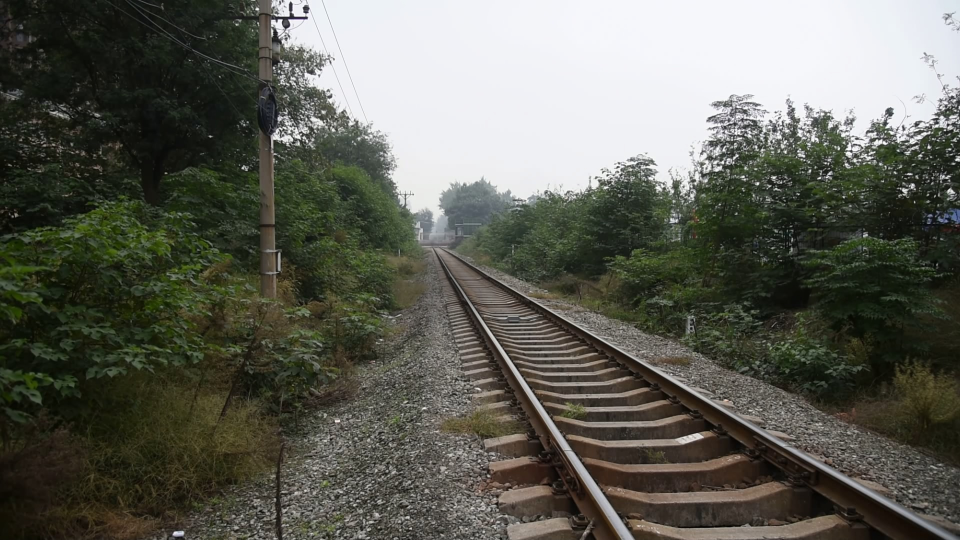
#> input picture background_image.jpg, 1920 x 1080 px (shown at 1/2 size)
$ python railroadDetection.py   (older library calls are emulated)
#> lines starting #> are read from the running program, lines starting #| are printed output that depends on the picture; after the words box and inside, x2 and y2 are one past the last pixel; in counts of white or black regions, pixels touching at a corner belong together
### line.py
# -*- coding: utf-8 -*-
"""
Created on Tue Oct 10 19:38:04 2017

@author: yang
"""
import numpy as np

# Define a class to receive the characteristics of each line detection
class Line():
    def __init__(self):
        # was the line detected in the last iteration?
        self.detected = False
        # x values of the last n fits of the line
        self.recent_fitted = [np.array([False])]
        #average x values of the fitted line over the last n iterations
        self.bestx = None
        #polynomial coefficients averaged over the last n iterations
        self.best_fit = None
        #polynomial coefficients for the most recent fit
        self.current_fit = [np.array([False])]
        #radius of curvature of the line in some units
        self.radius_of_curvature = None
        #distance in meters of vehicle center from the line
        self.line_base_pos = None
        #difference in fit coefficients between last and new fits
        self.diffs = np.array([0,0,0,0], dtype='float')
        #x values for detected line pixels
        self.allx = None
        #y values for detected line pixels
        self.ally = None

    # [5 lines left out: function check_detected, not called in this run]


    def update(self,fit):
        if fit is not None:
            if self.best_fit is not None:
                self.diffs = abs(fit - self.best_fit)
                if self.check_detected():
                    self.detected =True
                    if len(self.recent_fitted)>10:
                        self.recent_fitted = self.recent_fitted[1:]
                        self.recent_fitted.append(fit)
                    else:
                        self.recent_fitted.append(fit)
                    self.best_fit = np.average(self.recent_fitted, axis=0)
                    self.current_fit = fit
                else:
                    self.detected = False
            else:
                self.best_fit = fit
                self.current_fit = fit
                self.detected=True
                self.recent_fitted.append(fit)


### railroadDetection.py
# 使用多项式拟合来对拟合铁轨边缘，用得到的多项式来绘制铁轨区域
# 可以绘制弯曲铁轨，根据弯曲程度来决定拟合的多项式的次数

import cv2
import numpy as np
import os
from PIL import Image
import time
import line


# get all image in the given directory persume that this directory only contain image files
# 用于读取文件夹中所有图片
# [5 lines left out: function get_images_by_dir, not called in this run]


def abs_sobel_thresh(img, orient='x', thresh_min=0, thresh_max=255):
    # Convert to grayscale
    gray = cv2.cvtColor(img, cv2.COLOR_RGB2GRAY)
    # Apply x or y gradient with the OpenCV Sobel() function
    # and take the absolute value
    if orient == 'x':
        abs_sobel = np.absolute(cv2.Sobel(gray, cv2.CV_64F, 1, 0))
    if orient == 'y':
        abs_sobel = np.absolute(cv2.Sobel(gray, cv2.CV_64F, 0, 1))
    # Rescale back to 8 bit integer
    scaled_sobel = np.uint8(255 * abs_sobel / np.max(abs_sobel))
    # Create a copy and apply the threshold
    binary_output = np.zeros_like(scaled_sobel)
    # Here I'm using inclusive (>=, <=) thresholds, but exclusive is ok too
    binary_output[(scaled_sobel >= thresh_min) & (scaled_sobel <= thresh_max)] = 1

    # Return the result
    return binary_output


def mag_thresh(img, sobel_kernel=3, mag_thresh=(0, 255)):
    # Convert to grayscale
    gray = cv2.cvtColor(img, cv2.COLOR_RGB2GRAY)
    # Take both Sobel x and y gradients
    sobelx = cv2.Sobel(gray, cv2.CV_64F, 1, 0, ksize=sobel_kernel)
    sobely = cv2.Sobel(gray, cv2.CV_64F, 0, 1, ksize=sobel_kernel)
    # Calculate the gradient magnitude
    gradmag = np.sqrt(sobelx ** 2 + sobely ** 2)
    # Rescale to 8 bit
    scale_factor = np.max(gradmag) / 255
    gradmag = (gradmag / scale_factor).astype(np.uint8)
    # Create a binary image of ones where threshold is met, zeros otherwise
    binary_output = np.zeros_like(gradmag)
    binary_output[(gradmag >= mag_thresh[0]) & (gradmag <= mag_thresh[1])] = 1

    # Return the binary image
    return binary_output


def dir_threshold(img, sobel_kernel=3, thresh=(0, np.pi / 2)):
    # Grayscale
    gray = cv2.cvtColor(img, cv2.COLOR_RGB2GRAY)
    # Calculate the x and y gradients
    sobelx = cv2.Sobel(gray, cv2.CV_64F, 1, 0, ksize=sobel_kernel)
    sobely = cv2.Sobel(gray, cv2.CV_64F, 0, 1, ksize=sobel_kernel)
    # Take the absolute value of the gradient direction,
    # apply a threshold, and create a binary image result
    absgraddir = np.arctan2(np.absolute(sobely), np.absolute(sobelx))
    binary_output = np.zeros_like(absgraddir)
    binary_output[(absgraddir >= thresh[0]) & (absgraddir <= thresh[1])] = 1

    # Return the binary image
    return binary_output


def hls_select(img, channel='s', thresh=(0, 255)):
    hls = cv2.cvtColor(img, cv2.COLOR_RGB2HLS)
    if channel == 'h':
        channel = hls[:, :, 0]
    elif channel == 'l':
        channel = hls[:, :, 1]
    else:
        channel = hls[:, :, 2]
    binary_output = np.zeros_like(channel)
    binary_output[(channel > thresh[0]) & (channel <= thresh[1])] = 1
    return binary_output


def luv_select(img, thresh=(0, 255)):
    luv = cv2.cvtColor(img, cv2.COLOR_RGB2LUV)
    l_channel = luv[:, :, 0]
    binary_output = np.zeros_like(l_channel)
    binary_output[(l_channel > thresh[0]) & (l_channel <= thresh[1])] = 1
    return binary_output


def lab_select(img, thresh=(0, 255)):
    lab = cv2.cvtColor(img, cv2.COLOR_RGB2Lab)
    b_channel = lab[:, :, 2]
    binary_output = np.zeros_like(b_channel)
    binary_output[(b_channel > thresh[0]) & (b_channel <= thresh[1])] = 1
    return binary_output


def find_line(binary_warped):
    # Take a histogram of the bottom half of the image
    # 计算输入阈值图像的直方图
    histogram = np.sum(binary_warped[binary_warped.shape[0] // 2:, :], axis=0)
    # Find the peak of the left and right halves of the histogram
    # These will be the starting point for the left and right lines
    midpoint = np.int(histogram.shape[0] / 2)
    leftx_base = np.argmax(histogram[:midpoint])
    rightx_base = np.argmax(histogram[midpoint:]) + midpoint

    # Choose the number of sliding windows
    nwindows = 9
    # Set height of windows
    window_height = np.int(binary_warped.shape[0] / nwindows)
    # Identify the x and y positions of all nonzero pixels in the image
    nonzero = binary_warped.nonzero()
    nonzeroy = np.array(nonzero[0])
    nonzerox = np.array(nonzero[1])
    # Current positions to be updated for each window
    leftx_current = leftx_base
    rightx_current = rightx_base
    # Set the width of the windows +/- margin
    margin = 100
    # Set minimum number of pixels found to recenter window
    minpix = 50
    # Create empty lists to receive left and right lane pixel indices
    left_lane_inds = []
    right_lane_inds = []

    # Step through the windows one by one
    for window in range(nwindows):
        # Identify window boundaries in x and y (and right and left)
        win_y_low = binary_warped.shape[0] - (window + 1) * window_height
        win_y_high = binary_warped.shape[0] - window * window_height
        win_xleft_low = leftx_current - margin
        win_xleft_high = leftx_current + margin
        win_xright_low = rightx_current - margin
        win_xright_high = rightx_current + margin
        # Identify the nonzero pixels in x and y within the window
        good_left_inds = ((nonzeroy >= win_y_low) & (nonzeroy < win_y_high) &
                          (nonzerox >= win_xleft_low) & (nonzerox < win_xleft_high)).nonzero()[0]
        good_right_inds = ((nonzeroy >= win_y_low) & (nonzeroy < win_y_high) &
                           (nonzerox >= win_xright_low) & (nonzerox < win_xright_high)).nonzero()[0]
        # Append these indices to the lists
        left_lane_inds.append(good_left_inds)
        right_lane_inds.append(good_right_inds)
        # If you found > minpix pixels, recenter next window on their mean position
        if len(good_left_inds) > minpix:
            leftx_current = np.int(np.mean(nonzerox[good_left_inds]))
        if len(good_right_inds) > minpix:
            rightx_current = np.int(np.mean(nonzerox[good_right_inds]))

    # Concatenate the arrays of indices
    left_lane_inds = np.concatenate(left_lane_inds)
    right_lane_inds = np.concatenate(right_lane_inds)

    # Extract left and right line pixel positions
    leftx = nonzerox[left_lane_inds]
    lefty = nonzeroy[left_lane_inds]
    rightx = nonzerox[right_lane_inds]
    righty = nonzeroy[right_lane_inds]

    # Fit a second order polynomial to each
    left_fit = np.polyfit(lefty, leftx, 3)
    right_fit = np.polyfit(righty, rightx, 3)

    return left_fit, right_fit, left_lane_inds, right_lane_inds

# 通过多项式拟合来得到两条铁轨的参数
# [49 lines left out: functions find_line_by_previous, expand, not called in this run]


def draw_area(undist, binary_warped, Minv, left_fit, right_fit):
    # Generate x and y values for plotting
    # 以输入的二值图binary_warped的高为总长度，绘制以这个值为总长度的数组
    # 其实就是下面用拟合函数当作这个函数的x轴，left_fitx和right_fitx就是y轴
    ploty = np.linspace(0, binary_warped.shape[0] - 1, binary_warped.shape[0])
    # left_fitx = left_fit[0]*ploty**2 + left_fit[1]*ploty + left_fit[2]
    # right_fitx = right_fit[0]*ploty**2 + right_fit[1]*ploty + right_fit[2]
    # 这里就是用之前拟合得到的系数来得到方程，left_fit里面存的就是三次多项式的系数，ploty就相当于是横坐标，这样相乘就得到纵坐标
    # 分别是左边和右边铁轨的纵坐标
    left_fitx = left_fit[0] * ploty ** 3 + left_fit[1] * ploty ** 2 + left_fit[2] * ploty + left_fit[3]
    right_fitx = right_fit[0] * ploty ** 3 + right_fit[1] * ploty ** 2 + right_fit[2] * ploty + right_fit[3]
    # 建一个空图，利用多项式拟合的结果参数，用来绘制区域
    # Create an image to draw the lines on
    warp_zero = np.zeros_like(binary_warped).astype(np.uint8)  # 空图的尺寸
    color_warp = np.dstack((warp_zero, warp_zero, warp_zero))  # 三个通道都用上面定义的warp_zero来填充

    # Recast the x and y points into usable format for cv2.fillPoly()
    # pts_left存储的是左边轨道对应的区域边缘的所有坐标点
    # pts_right存储的是右边轨道对应的区域边缘的所有坐标点
    pts_left = np.array([np.transpose(np.vstack([left_fitx, ploty]))])
    pts_right = np.array([np.flipud(np.transpose(np.vstack([right_fitx, ploty])))])
    # 沿着水平方向将数组连接起来，这是为了对多边形填充函数cv2.fillPoly输入进行的处理
    # pts存储的是轨道区域边缘所有点的坐标
    pts = np.hstack((pts_left, pts_right))

    # Draw the lane onto the warped blank image
    # cv2.fillPoly在图像上的多边形进行填充
    # color_warp是需要用来画相关区域的图像，中间的参数是多边形的坐标，最后的参数是填充的颜色
    cv2.fillPoly(color_warp, np.int_([pts]), (0, 255, 0))   # np.int_表示默认的整数类型

    # Warp the blank back to original image space using inverse perspective matrix (Minv)
    # 使用np.array使得图像变回图像形式，可以正常显示
    undist = np.array(undist)

    # color_warp是还在透视变换空间上绘制的区域，需要将绘制的区域进行透视逆变换，变回原始图像空间
    newwarp = cv2.warpPerspective(color_warp, Minv, (undist.shape[1], undist.shape[0]))
    # [8 lines of commented-out code are left out]
    result = cv2.addWeighted(undist, 1, newwarp, 0.3, 0)
    # result是绘制了区域颜色，并和原始图像进行叠加后的图像，newwarp是没有经过叠加，只有绘制区域的图像
    return result, newwarp


def calculate_curv_and_pos(binary_warped, left_fit, right_fit):
    # Define y-value where we want radius of curvature
    ploty = np.linspace(0, binary_warped.shape[0] - 1, binary_warped.shape[0])
    leftx = left_fit[0] * ploty ** 2 + left_fit[1] * ploty + left_fit[2]
    rightx = right_fit[0] * ploty ** 2 + right_fit[1] * ploty + right_fit[2]
    # Define conversions in x and y from pixels space to meters
    ym_per_pix = 30 / 720  # meters per pixel in y dimension
    xm_per_pix = 3.7 / 700  # meters per pixel in x dimension
    y_eval = np.max(ploty)
    # Fit new polynomials to x,y in world space
    left_fit_cr = np.polyfit(ploty * ym_per_pix, leftx * xm_per_pix, 2)
    right_fit_cr = np.polyfit(ploty * ym_per_pix, rightx * xm_per_pix, 2)
    # Calculate the new radii of curvature
    left_curverad = ((1 + (2 * left_fit_cr[0] * y_eval * ym_per_pix + left_fit_cr[1]) ** 2) ** 1.5) / np.absolute(
        2 * left_fit_cr[0])
    right_curverad = ((1 + (2 * right_fit_cr[0] * y_eval * ym_per_pix + right_fit_cr[1]) ** 2) ** 1.5) / np.absolute(
        2 * right_fit_cr[0])

    curvature = ((left_curverad + right_curverad) / 2)
    # print(curvature)
    lane_width = np.absolute(leftx[719] - rightx[719])
    lane_xm_per_pix = 3.7 / lane_width
    veh_pos = (((leftx[719] + rightx[719]) * lane_xm_per_pix) / 2.)
    cen_pos = ((binary_warped.shape[1] * lane_xm_per_pix) / 2.)
    distance_from_center = cen_pos - veh_pos
    return curvature, distance_from_center


def draw_values(img, curvature, distance_from_center):
    font = cv2.FONT_HERSHEY_SIMPLEX
    radius_text = "Radius of Curvature: %sm" % (round(curvature))

    if distance_from_center > 0:
        pos_flag = 'right'
    else:
        pos_flag = 'left'

    cv2.putText(img, radius_text, (100, 100), font, 1, (255, 255, 255), 2)
    # center_text = "Vehicle is %.3fm %s of center"%(abs(distance_from_center),pos_flag)
    # cv2.putText(img,center_text,(100,150), font, 1,(255,255,255),2)
    return img


def thresholding(img):
    #setting all sorts of thresholds
    x_thresh = abs_sobel_thresh(img, orient='x', thresh_min=90, thresh_max=280)
    mag_thresh1 = mag_thresh(img, sobel_kernel=3, mag_thresh=(30, 170))
    dir_thresh = dir_threshold(img, sobel_kernel=3, thresh=(0.7, 1.3))
    hls_thresh = hls_select(img, thresh=(160, 255))
    lab_thresh = lab_select(img, thresh=(155, 210))
    luv_thresh = luv_select(img, thresh=(225, 255))

    #Thresholding combination
    threshholded = np.zeros_like(x_thresh)
    threshholded[((x_thresh == 1) & (mag_thresh1 == 1)) | ((dir_thresh == 1) &
                (hls_thresh == 1)) | (lab_thresh == 1) | (luv_thresh == 1)] = 1

    return threshholded


# 返回的分别是绘制了区域的图像和ROI区域的二值图
def processing(img, M, Minv,left_line,right_line):

    prev_time = time.time() #记录当前时间

    # 对图像进行阈值化处理
    #get the thresholded binary image
    thresholded = thresholding(img)

    # 用来进行透视变换
    thresholded_wraped = cv2.warpPerspective(thresholded, M, img.shape[1::-1], flags=cv2.INTER_LINEAR)

    # perform detection
    # left_line和right_line的类detected，
    if left_line.detected and right_line.detected:
        # 返回的left_fit和right_fit分别是左右两条轨道进行多项式拟合后得到的多项式的系数
        # 但似乎不知道left_lane_inds和right_lane_inds是什么参数，但是也没用到
        left_fit, right_fit, left_lane_inds, right_lane_inds = \
            find_line_by_previous(thresholded_wraped, left_line.current_fit, right_line.current_fit)
    else:
        left_fit, right_fit, left_lane_inds, right_lane_inds = find_line(thresholded_wraped)
    # 用拟合后得到的系数更新leftline和rightline
    left_line.update(left_fit)
    right_line.update(right_fit)
    # draw the detected laneline and the information
    undist = Image.fromarray(img)
    # Minv是透视变换的逆矩阵，因为最开始处理是先将轨道区域作透视变换为俯瞰形式处理，这里做完处理，得到多项式拟合参数后
    # 要再进行反变换，将俯瞰图还原为原始的图像形式

    # 通过拟合得到的多项式参数，在原图上在两个区域内绘制轨道的区域
    # area_img是叠加了区域的图像，gre1只是单独绘制了区域的图像
    area_img, gre1 = draw_area(undist, thresholded_wraped, Minv, left_fit, right_fit)
    # cv2.imshow('area_img', area_img)
    # cv2.waitKey(0)

    # 计算曲率信息
    curvature, pos_from_center = calculate_curv_and_pos(thresholded_wraped, left_fit, right_fit)

    area_img = np.array(area_img)

    # 将计算得到的曲率信息叠加到图像上
    result = draw_values(area_img, curvature, pos_from_center)

    curr_time = time.time()
    # 计算执行时间
    exec_time = curr_time - prev_time
    info = "time: %.2f ms" % (1000 * exec_time)
    print(info)
    return result, thresholded_wraped

# 正式程序开始的地方

# 初始化左右两条退铁轨的拟合参数
left_line = line.Line()
right_line = line.Line()


# 初始化透视变换的区域
src = np.float32([[(600, 1080), (850, 300), (1600, 1080), (1000, 300)]])
# 分别对应左下角、左上角、右下角、右上角,图中左上角为坐标原点，(横坐标,纵坐标)
dst = np.float32([[(500, 1080), (0, 0), (1500, 1080), (1300, 0)]])
# cv2.getPerspectiveTransform()用来求得透视变换的参数
# cv2.getPerspectiveTransform(src, dst) → retval 返回由源图像中矩形到目标图像矩形变换的矩阵
M = cv2.getPerspectiveTransform(src, dst)
Minv = cv2.getPerspectiveTransform(dst, src)
# M, Minv分别是src到dst和dst和src矩阵的变换，这里所定义的src和dst应该是作者自己测量的铁道区域的变换四个点的坐标


# pic文件夹中存储的是视频序列图片，将这些图片读取
img = cv2.imread('background_image.jpg')
#> img is the input picture: shape (1080, 1920, 3); mean B, G, R 86.8, 96.3, 95.4


prev_time = time.time()
# 返回的res是通过绘制区域后的图片，t1是透视变换后的图片，但是还是矩阵形式，所以不能以图片的形式显示出来
res, t1 = processing(img, M, Minv, left_line, right_line)
#> in thresholding, `x_thresh = abs_sobel_thresh(img, orient='x', thresh_min=90, thresh_max..`:
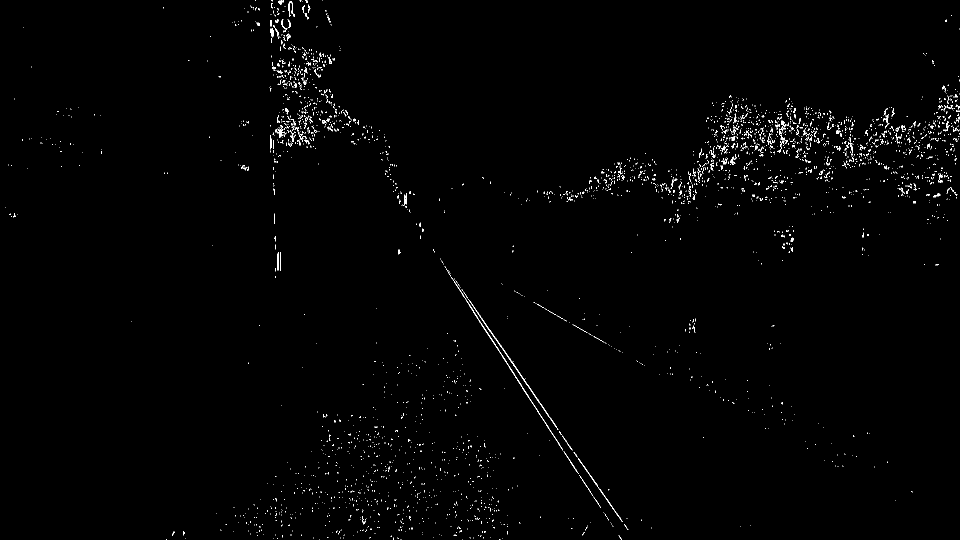
#> x_thresh: shape (1080, 1920) (shown at 1/2 size); values 0 (black) and 1 (white), 0.84% white in thin lines or dots
#> in mag_thresh, `sobely = cv2.Sobel(gray, cv2.CV_64F, 0, 1, ksize=sobel_kernel)`:
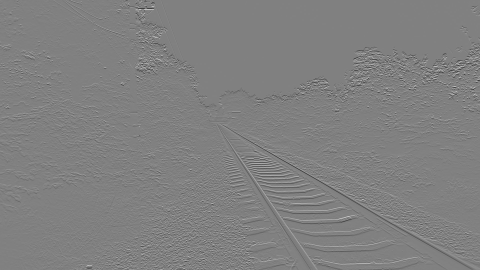
#> sobely: shape (1080, 1920) float64 (shown at 1/4 size); min -770, max 756, mean -0.9; drawn with min black and max white
#> in mag_thresh, `gradmag = np.sqrt(sobelx ** 2 + sobely ** 2)`:
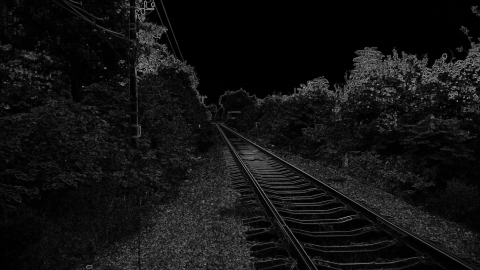
#> gradmag: shape (1080, 1920) float64 (shown at 1/4 size); min 0, max 817.8, mean 60; drawn with min black and max white
#> in mag_thresh, `scale_factor = np.max(gradmag) / 255`: scale_factor = 3.21
#> in dir_threshold, `absgraddir = np.arctan2(np.absolute(sobely), np.absolute(sobelx))`:
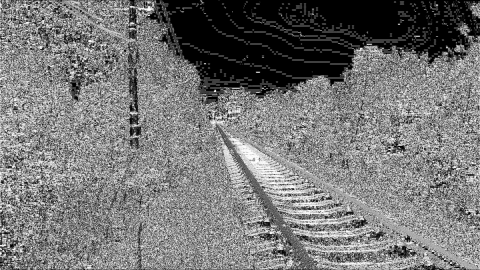
#> absgraddir: shape (1080, 1920) float64 (shown at 1/4 size); min 0, max 1.57, mean 0.733; drawn with min black and max white
#> in thresholding, `dir_thresh = dir_threshold(img, sobel_kernel=3, thresh=(0.7, 1.3))`:
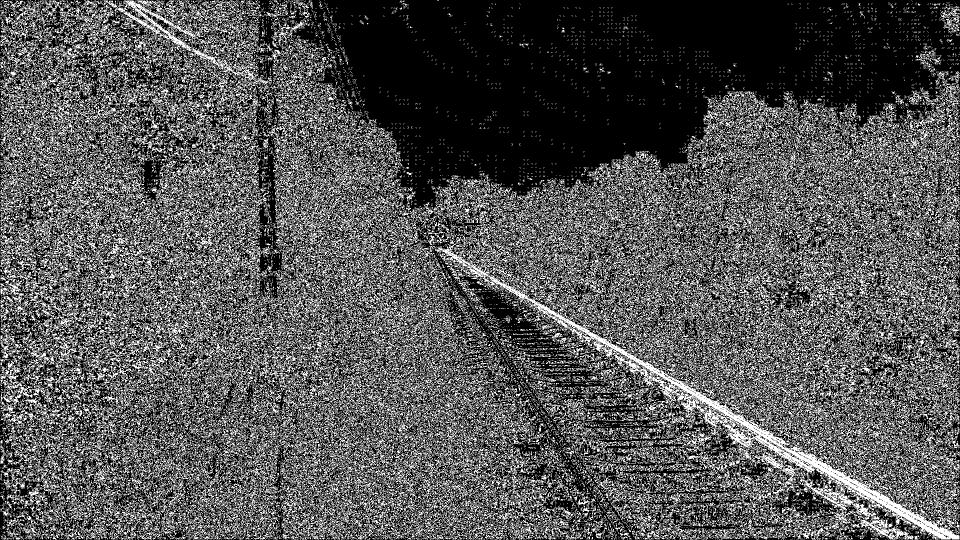
#> dir_thresh: shape (1080, 1920) float64 (shown at 1/2 size); values 0 (black) and 1 (white), 33.1% white in thin lines or dots
#> in hls_select, `channel = hls[:, :, 2]`:
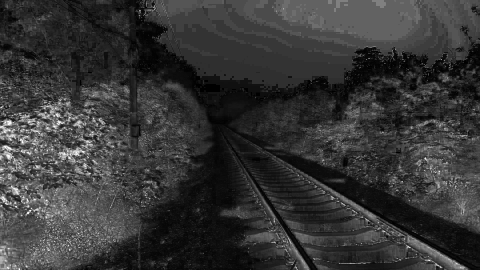
#> channel: shape (1080, 1920) (shown at 1/4 size); min 0, max 255, mean 54.1
#> in thresholding, `luv_thresh = luv_select(img, thresh=(225, 255))`:
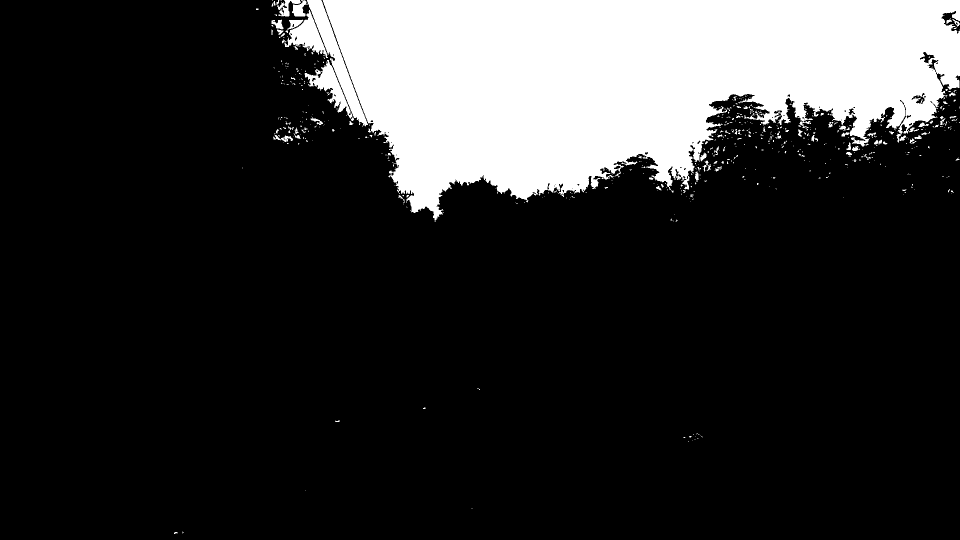
#> luv_thresh: shape (1080, 1920) (shown at 1/2 size); values 0 (black) and 1 (white), 18.8% white; 596 white regions (509 under 20 px), largest, box (x1, y1, x2, y2) and area: (645, 0, 1920, 443) 368824, (614, 0, 736, 253) 6233, (609, 120, 705, 237) 3219
#> (the rest of the program and of its run is left out)
